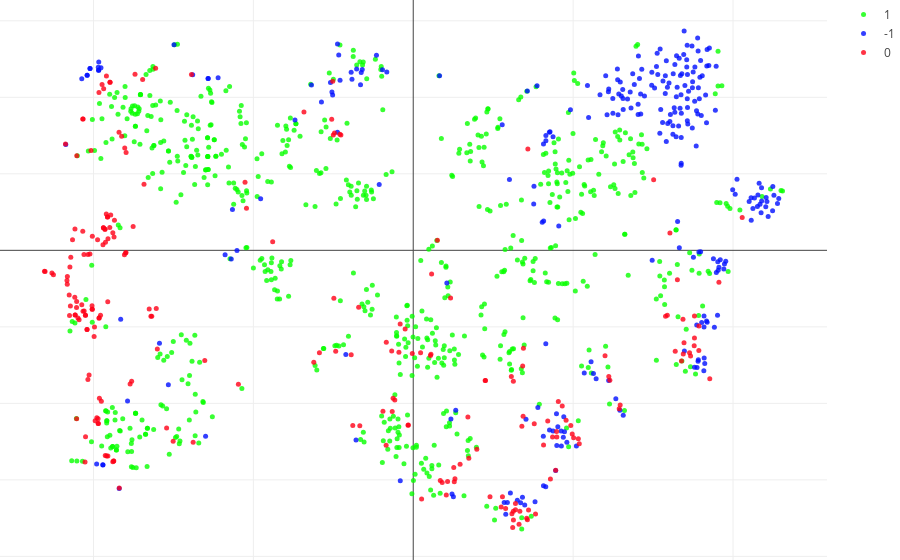

Notebook code for this chart:
### Code cell
tsne(dfComp)

### Figure 1 — Plotly figure (JSON) as saved in the notebook; plotly's stock layout.template omitted (floating-point values rounded to 4 significant figures; data arrays with more than 128 entries replaced by an {"elided": "..."} marker saying what was removed)
{"data": [{"marker": {"color": "rgb(7,255,0)", "opacity": 0.8, "size": 5}, "mode": "markers", "name": "1", "type": "scatter", "uid": "377fd9e7-9027-4196-b63a-059b7774a7d5", "x": {"elided": "685 float values"}, "y": {"elided": "685 float values"}}, {"marker": {"color": "rgb(0,15,255)", "opacity": 0.8, "size": 5}, "mode": "markers", "name": "-1", "type": "scatter", "uid": "3974d3fa-004a-4c48-9415-f6bf88dc1418", "x": {"elided": "275 float values"}, "y": {"elided": "275 float values"}}, {"marker": {"color": "rgb(255,0,23)", "opacity": 0.8, "size": 5}, "mode": "markers", "name": "0", "type": "scatter", "uid": "0891fb36-992d-4ffd-8e85-76f6af024bcc", "x": {"elided": "228 float values"}, "y": {"elided": "228 float values"}}], "layout": {"margin": {"b": 0, "l": 0, "r": 0, "t": 0}}}
